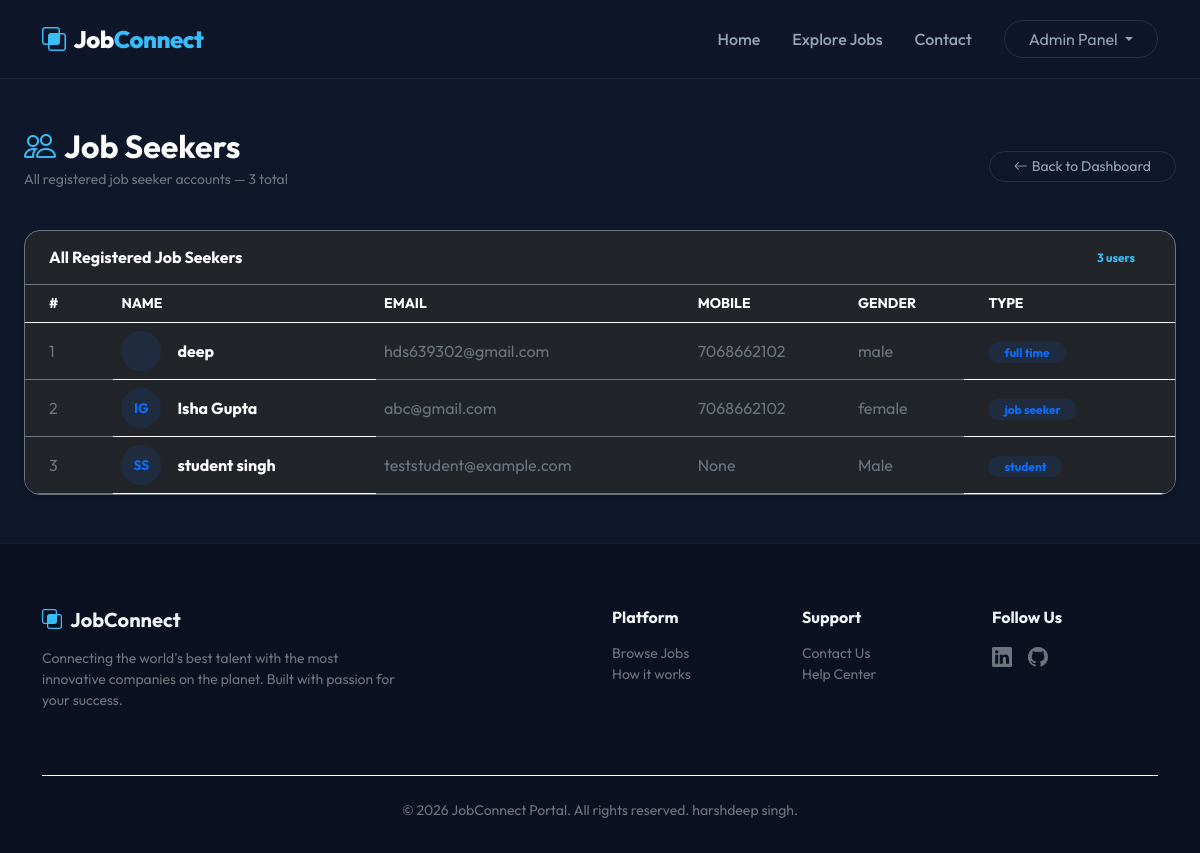
The page /view_users/ (signed in) on the database as committed earlier.
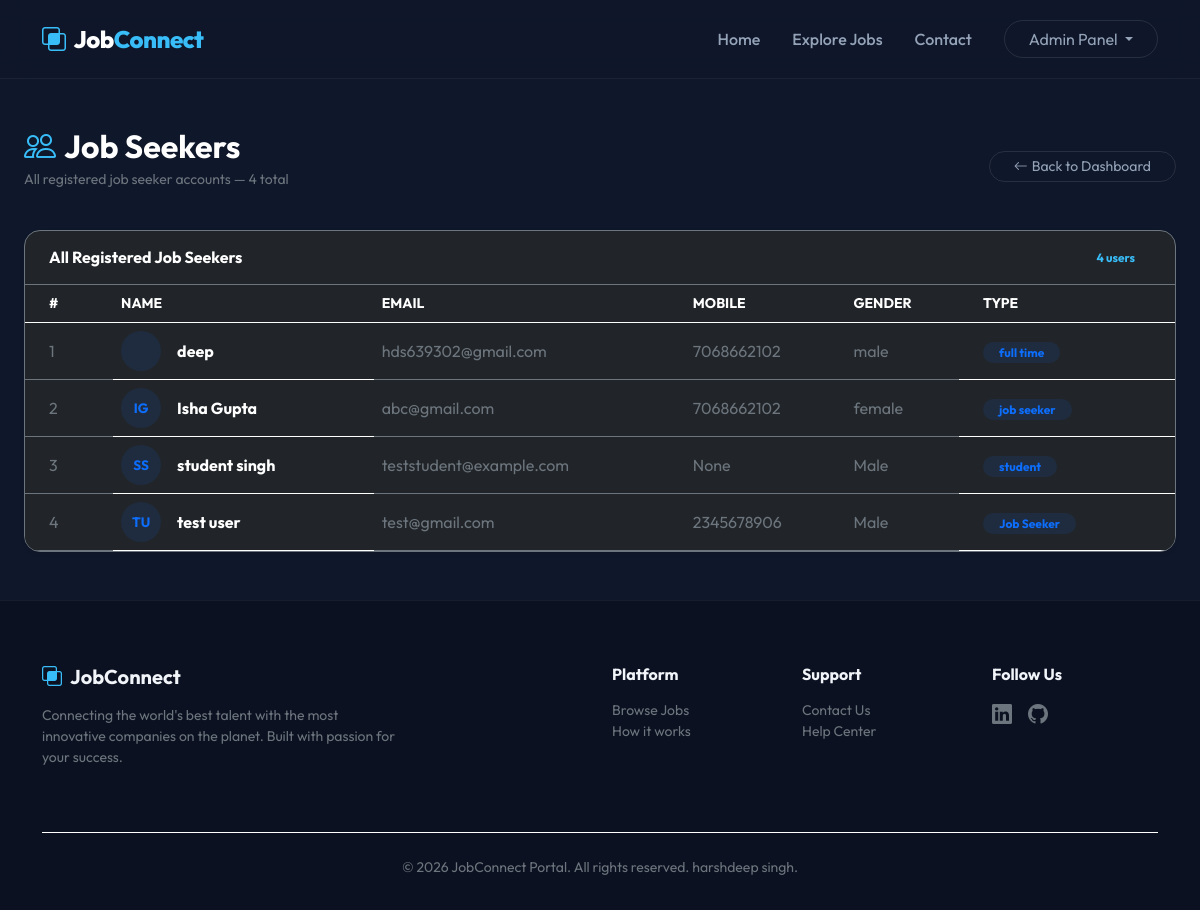
The same page on the database as committed later.
### job/models.py (models this page shows, shortened)
class StudentUser(models.Model):
    user = models.ForeignKey(User, on_delete=models.CASCADE)
    mobile = models.CharField(max_length=15, null=True)
    image = models.FileField(null=True)
    gender = models.CharField(max_length=15, null=True)
    company = models.CharField(max_length=100, null=True)
    type = models.CharField(max_length=15, null=True)

### job/views.py (the view)
# urls.py: path('view_users/', views.view_users, name="view_users"),
def view_users(request):
    if not request.user.is_authenticated:
        return redirect('adminlogin')
    data=StudentUser.objects.all()
    context={'data':data}
    return render(request, 'view_users.html',context)

### job/templates/view_users.html (shortened to what this page needs)
{% extends 'base.html' %}
{% block content %}
<div class="container-fluid px-4 py-5">
    <div class="d-flex align-items-center justify-content-between mb-4 flex-wrap gap-3">
        <div>
            <h2 class="text-white fw-bold mb-1"><i class="bi bi-people me-2 text-accent"></i>Job Seekers</h2>
            <p class="text-secondary small">All registered job seeker accounts — {{ data.count }} total</p>
        </div>
        <a href="{% url 'adminhome' %}" class="btn btn-outline-custom btn-sm rounded-pill px-4">
            <i class="bi bi-arrow-left me-1"></i>Back to Dashboard
        </a>
    </div>
    <div class="card bg-dark border-secondary p-0 rounded-4 shadow-sm overflow-hidden">
        <div
            class="card-header bg-transparent border-secondary py-3 px-4 d-flex align-items-center justify-content-between">
            <h6 class="text-white fw-bold mb-0">All Registered Job Seekers</h6>
            <span class="badge bg-accent bg-opacity-10 text-accent rounded-pill px-3">{{ data.count }} users</span>
        </div>
        <div class="table-responsive">
            <table class="table table-dark table-hover border-0 mb-0">
                <thead>
                    <tr class="text-secondary small text-uppercase">
                        <th class="px-4">#</th>
                        <th>Name</th>
                        <th>Email</th>
                        <th>Mobile</th>
                        <th>Gender</th>
                        <th class="px-4">Type</th>
                    </tr>
                </thead>
                <tbody class="border-top-0">
                    {% for s in data %}
                    <tr class="align-middle">
                        <td class="px-4 text-secondary">{{ forloop.counter }}</td>
                        <td>
                            <div class="d-flex align-items-center gap-3">
                                <div class="bg-primary bg-opacity-10 text-primary rounded-circle d-flex align-items-center justify-content-center fw-bold"
                                    style="width: 40px; height: 40px; font-size: 0.85rem;">
                                    {{ s.user.first_name|first|upper }}{{ s.user.last_name|first|upper }}
                                </div>
                                <span class="fw-bold">{{ s.user.get_full_name|default:s.user.username }}</span>
                            </div>
                        </td>
                        <td class="text-secondary">{{ s.user.email }}</td>
                        <td class="text-secondary">{{ s.mobile|default:"—" }}</td>
                        <td class="text-secondary">{{ s.gender|default:"—" }}</td>
                        <td class="px-4">
                            <span class="badge bg-primary bg-opacity-10 text-primary rounded-pill px-3">
                                {{ s.type|default:"Job Seeker" }}
                            </span>
                        </td>
                    </tr>
                    {% endfor %}
                </tbody>
            </table>
        </div>
    </div>
</div>
{% endblock %}

Rows that differ between the two databases and show on the page:
added StudentUser: user.first_name|first "T", user.last_name|first "U", user.get_full_name "test user", user.email "test@gmail.com", mobile "2345678906", gender "Male", type "Job Seeker"
Other text that changed with them:
{{ data.count }}: "3" → "4"
